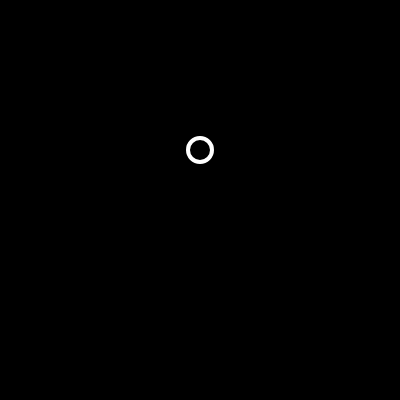
Frame 1 (no input)
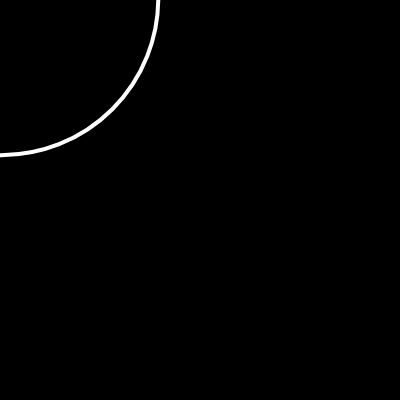
Frame 60 (no input)
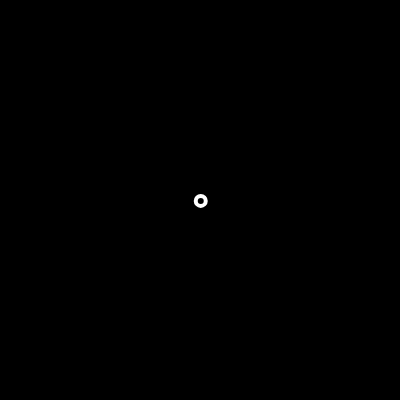
Frame 120 (the mouse pressed at the canvas centre since frame 60)

The p5.js sketch that drew these frames (run headless with seeded random() and noise() and a simulated clock; from frame 60 on, the mouse is pressed at the canvas centre):

// p5.js sketch
// ── sketch.js
let bubble

function setup() {
  createCanvas(400, 400);
  bubble = new Bubble() 
  
}

function mousePressed(){
  bubble.blow()
}
function draw() {
  background(0);
  bubble.show()
  bubble.move()
  
  
}

class Bubble{
  constructor(){
    this.x =200
    this.y =150
    this.diameter = 24
    
  }
  
  move(){
    
    if(this.x+this.diameter - 10 <width && this.y < height && this.x-this.diameter + 10 > 0 && this.y > 0){
    this.x = mouseX + random(-3,3)
    this.y =  mouseY + random(-3,3)
    } else {
    this.blow()
    }
  }
  
  blow () {
    this.diameter += 5
    if(this.diameter >= width){
    this.diameter = 10
    this.x =mouseX
    this.y =mouseY
    }
  }
  
  
  
  show () {
    stroke(255)
    strokeWeight(4)
    noFill()
    ellipse(this.x, this.y, this.diameter,this.diameter)
  }
}
